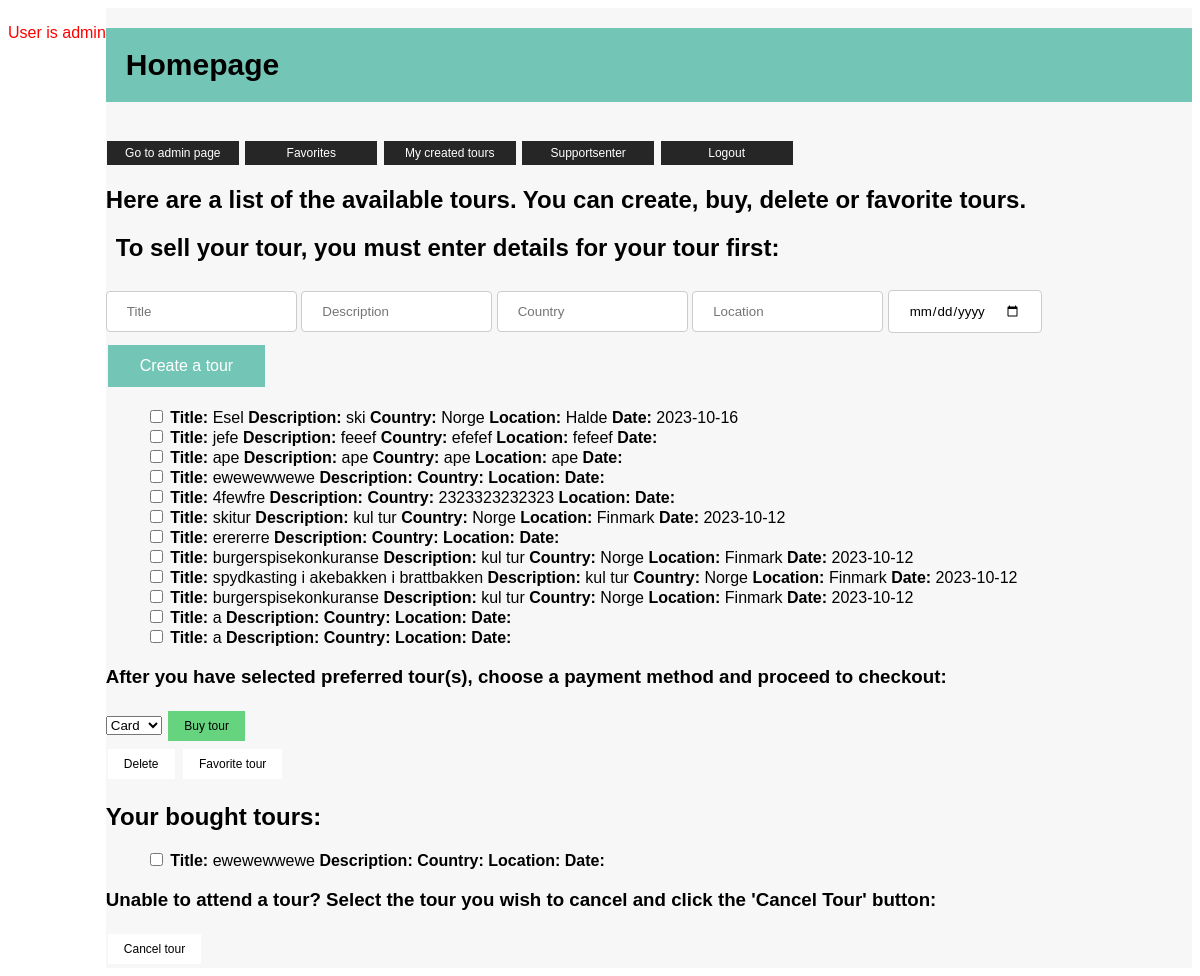
Page /homepage on the earlier database version.
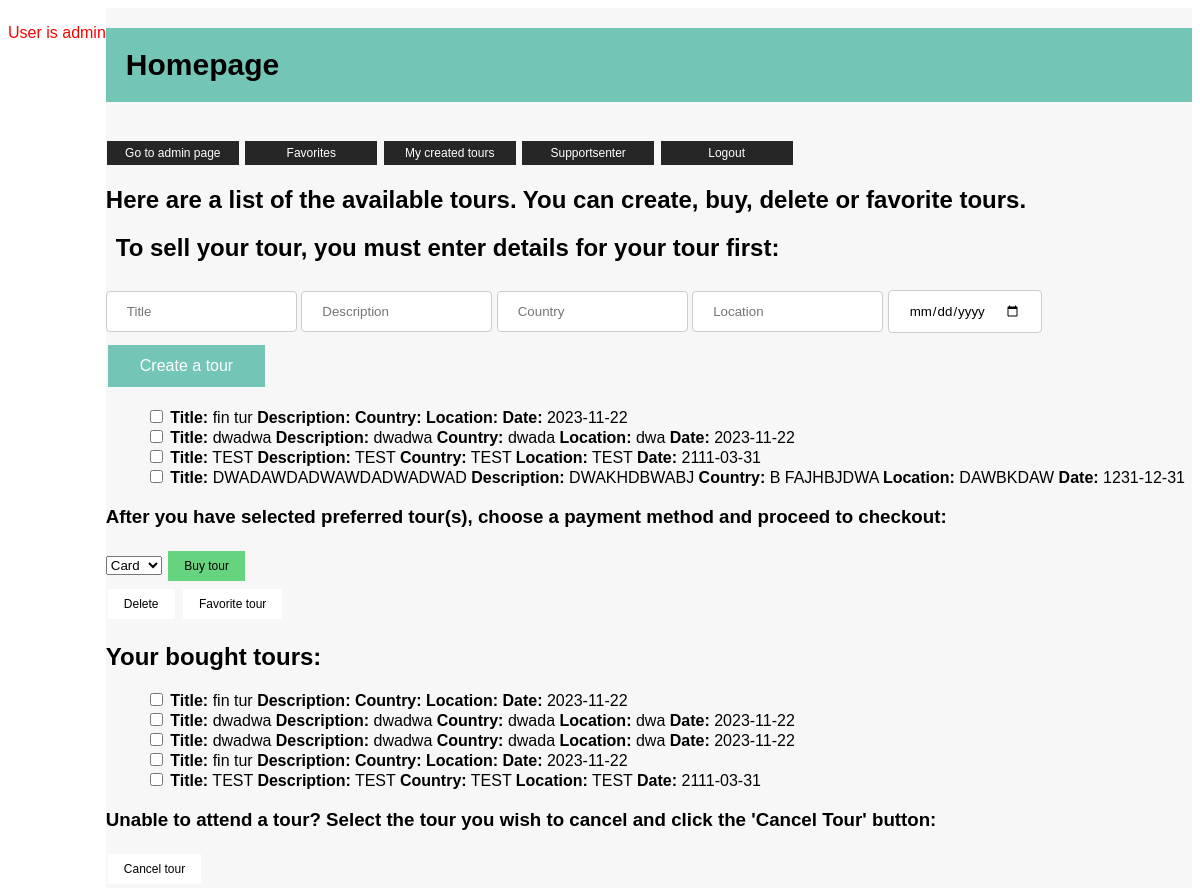
Same page on the later database version.
### tables this page shows
CREATE TABLE Tour(
                ID INTEGER PRIMARY KEY AUTOINCREMENT,
                Title TEXT,
                Description TEXT,
                Country TEXT,
                Location TEXT,
                Date DATETIME,
                CreatedBy TEXT
    );

CREATE TABLE TourBooked(
                User_ID INTEGER,
                Tour_ID INTEGER
    );

### app.py (the view)
@application.route('/homepage')
def homepage():
    global global_user_id
    global_user_id = get_id_if_provide_username()
    list_tours = get_list_tours()
    list_of_bought_tours = get_list_of_user_bought_tours(global_user_id)
    is_admin = get_user_online_is_admin
    return render_template('/homepage.html', is_admin=is_admin,  list_of_tours=list_tours,
                           list_of_bought_tours=list_of_bought_tours)

### backend/autentication/login.py (called while the page is built)
def get_user_online():
    pathing = os.path.dirname(__file__) + "/user_online.json"
    try:
        with open(pathing, 'r') as file:
            data = json.load(file)
            return data.get('user_online', '')
    except FileNotFoundError:
        return r'user_online.json File Not Found'

### backend/database/Tour.py (called while the page is built)
def list_tours():
    db = sqlite3.connect('backend/database/database.db')
    cursor = db.cursor()
    cursor.execute("SELECT * from Tour")
    list = cursor.fetchall()
    return list

### backend/database/Tour_advanced.py (called while the page is built)
def list_of_user_bought_tours(global_id):
    db = sqlite3.connect(pathing)
    cursor = db.cursor()
    cursor.execute('''SELECT *
        FROM Tour
        INNER JOIN TourBooked on Tour.ID = TourBooked.Tour_ID
        WHERE TourBooked.User_ID = ?''', (global_id,))
    list_of_bought_tours = cursor.fetchall()
    db.close()
    return list_of_bought_tours

### backend/database/user.py (called while the page is built)
def id_if_provide_username(Username):
    con = sqlite3.connect(pathing)
    cur = con.cursor()
    cur.execute("SELECT ID FROM User WHERE Username = ?", (Username,))
    id = cur.fetchone()
    return id

### backend/handler/auth_handler.py (called while the page is built)
def get_id_if_provide_username():
    return id_if_provide_username(get_user_online())[0]

### backend/handler/tour_handler.py (called while the page is built)
def get_list_tours():
    return list_tours()

def get_list_of_user_bought_tours(global_id):
    return list_of_user_bought_tours(global_id)

### frontend/templates/homepage.html (shortened to what this page needs)
<!DOCTYPE html>
<html lang="en">
<head>
    <link rel="stylesheet" type="text/css" href="{{ url_for('static', filename='css/homepage.css') }}">
</head>
<body>
<div id="grid">
    {% if is_admin %}
    <p style="color: red;">User is admin</p>
    {% endif %}
    <div id="colored_body">
    <h1 id="intro">Homepage</h1><br>
        {% if is_admin %}
            <a href="{{ url_for('adminpage') }}" class="top_links_styling">Go to admin page</a>
        {% endif %}
    <a href="{{ url_for('favorites') }}" class="top_links_styling">Favorites</a>
    <a href="{{ url_for('my_created_tours') }}" class="top_links_styling">My created tours</a>
    <a href="{{ url_for('support_senter') }}" class="top_links_styling">Supportsenter</a>
    <a href="{{ url_for('index') }}" class="top_links_styling">Logout</a>
    <h2>Here are a list of the available tours. You can create, buy, delete or favorite tours.</h2>
    <form action="/create_a_tour" , method="POST">
    <h2 id="instruction">To sell your tour, you must enter details for your tour first:</h2>
    <form action="/create_a_tour" method="POST" id="form_create_tour_input">
        <input type="text" name="Title" placeholder="Title" class="input_styling">
        <input type="text" name="Description" placeholder="Description" class="input_styling">
        <input type="text" name="Country" placeholder="Country" class="input_styling">
        <input type="text" name="Location" placeholder="Location" class="input_styling">
        <input type="date" name="Date" class="input_styling">
        <button type="submit" class="tour_button_styling">Create a tour</button>
    </form>
    <form action="/checkbox_tour" method="POST" id="available_tours">
        <ul>
            {% for tour in list_of_tours %}
            <li>
                <input type="checkbox" name="checkbox_row" value="{{ tour[0] }}">
                <strong>Title:</strong> {{ tour[1] }}
                <strong>Description:</strong> {{ tour[2] }}
                <strong>Country:</strong> {{ tour[3] }}
                <strong>Location:</strong> {{ tour[4] }}
                <strong>Date:</strong> {{ tour[5] }}
            </li>
            {% endfor %}
        </ul>
        <h3>After you have selected preferred tour(s), choose a payment method and proceed to checkout:</h3>
        <select id="dropdown">
            <option value="valg1">Card</option>
        </select>
        <button type="submit" name="handle_action" value="buy" class="checkbox_buy_button_styling">Buy tour</button> <br>
        <button type="submit" name="handle_action" value="delete" class="checkbox_button_styling">Delete</button>
        <button type="submit" name="handle_action" value="favorite" class="checkbox_button_styling">Favorite tour</button>
    </form>
    <h2>Your bought tours:</h2>
    <form action="/remove_bought_tour" method="POST" id="bought_tours">
        <ul>
            {% for tour in list_of_bought_tours %}
            <li>
                <input type="checkbox" name="checkbox_bought_tour" value="{{ tour[0] }}">
                <strong>Title:</strong> {{ tour[1] }}
                <strong>Description:</strong> {{ tour[2] }}
                <strong>Country:</strong> {{ tour[3] }}
                <strong>Location:</strong> {{ tour[4] }}
                <strong>Date:</strong> {{ tour[5] }}
            </li>
            {% endfor %}
        </ul>
        <h3>Unable to attend a tour? Select the tour you wish to cancel and click the 'Cancel Tour' button:</h3>
        <button type="submit" name="handle_action" value="delete" class="checkbox_button_styling">Cancel tour</button>
    </form><form>
    </div>
</div>
</body>
</html>

### static/css/homepage.css (style rules this page uses)
* { font-family: "Gill Sans", sans-serif; }
#grid { display: grid; grid-template-columns: 1fr 1fr 1fr 1fr 1fr grid-template-rows: 1fr 1fr 1fr 1fr 1fr 1fr }
#intro { font-decoration: none; font-size: 30px; font-weight: 900; grid-column: 2/4; grid-row: 1/2; background-color: #73C6B6; padding: 20px; }
#instruction { font-decoration: none; grid-column: 2/5; grid-row: 1/2; padding-left: 10px; }
.input_styling { padding: 12px 20px; margin: 8px 0; display: inline-block; border: 1px solid #ccc; border-radius: 4px; box-sizing: border-box; }
.tour_button_styling { background-color: #73C6B6; border: none; color: white; padding: 12px 32px; text-align: center; text-decoration: none; display: inline-block; font-size: 16px; margin: 4px 2px; cursor: pointer; }
.checkbox_button_styling { background-color: #ffffff; border: none; color: black; padding: 8px 16px; text-align: center; text-decoration: none; display: inline-block; font-size: 12px; margin: 4px 2px; cursor: pointer; }
.checkbox_buy_button_styling { background-color: #66d47f; border: none; color: black; padding: 8px 16px; text-align: center; text-decoration: none; display: inline-block; font-size: 12px; margin: 4px 2px; cursor: pointer; }
.top_links_styling { background-color: #262626; border: none; color: white; padding: 5px 16px; width: 100px; text-align: center; text-decoration: none; display: inline-block; font-size: 12px; margin: 1px 1px; cursor: pointer; }
#available_tours { grid-column: 2/4; grid-row: 3/4; }
#bought_tours { grid-column: 2/4; grid-row: 5/6; }
#colored_body { grid-column: 2/4; grid-row: 1/5; background-color: #F7F7F7; }
ul { list-style-type: none; }

Differences in the rows shown:
removed Tour: Title "Esel", Description "ski", Country "Norge", Location "Halde", Date "2023-10-16"
removed Tour: Title "jefe", Description "feeef", Country "efefef", Location "fefeef"
removed Tour: Title "ape", Description "ape", Country "ape", Location "ape"
removed Tour: Title "ewewewwewe"
removed Tour: Title "4fewfre", Country "2323323232323"
removed Tour: Title "skitur", Description "kul tur", Country "Norge", Location "Finmark", Date "2023-10-12"
removed Tour: Title "erererre"
removed Tour: Title "burgerspisekonkuranse", Description "kul tur", Country "Norge", Location "Finmark", Date "2023-10-12"
removed Tour: Title "spydkasting i akebakken i brattbakken", Description "kul tur", Country "Norge", Location "Finmark", Date "2023-10-12"
removed Tour: Title "burgerspisekonkuranse", Description "kul tur", Country "Norge", Location "Finmark", Date "2023-10-12"
removed Tour: Title "a"
removed Tour: Title "a"
removed TourBooked: Title "ewewewwewe"
added Tour: Title "fin tur", Date "2023-11-22"
added Tour: Title "dwadwa", Description "dwadwa", Country "dwada", Location "dwa", Date "2023-11-22"
added Tour: Title "TEST", Description "TEST", Country "TEST", Location "TEST", Date "2111-03-31"
added Tour: Title "DWADAWDADWAWDADWADWAD", Description "DWAKHDBWABJ", Country "B FAJHBJDWA", Location "DAWBKDAW", Date "1231-12-31"
now on this page (row edited): TourBooked: Title "fin tur", Date "2023-11-22"
now on this page (row edited): TourBooked: Title "dwadwa", Description "dwadwa", Country "dwada", Location "dwa", Date "2023-11-22"
now on this page (row edited): TourBooked: Title "dwadwa", Description "dwadwa", Country "dwada", Location "dwa", Date "2023-11-22"
now on this page (row edited): TourBooked: Title "fin tur", Date "2023-11-22"
now on this page (row edited): TourBooked: Title "TEST", Description "TEST", Country "TEST", Location "TEST", Date "2111-03-31"
